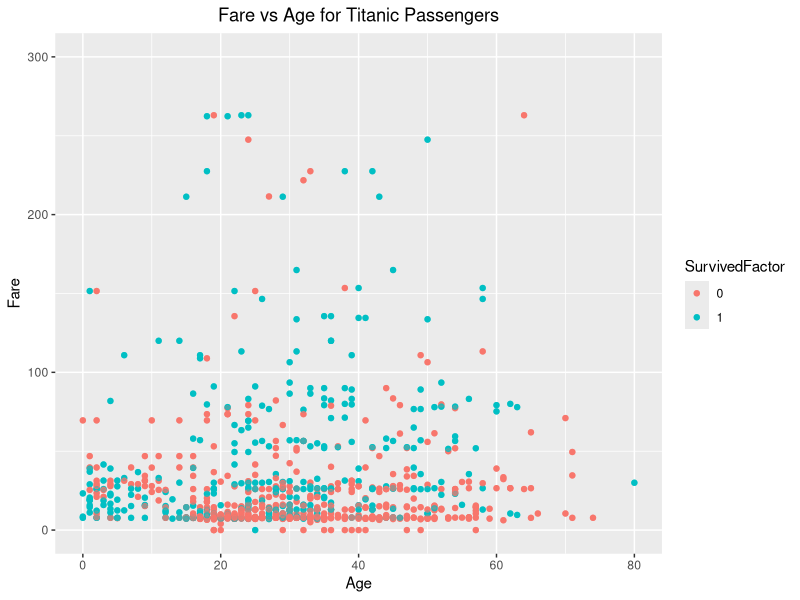
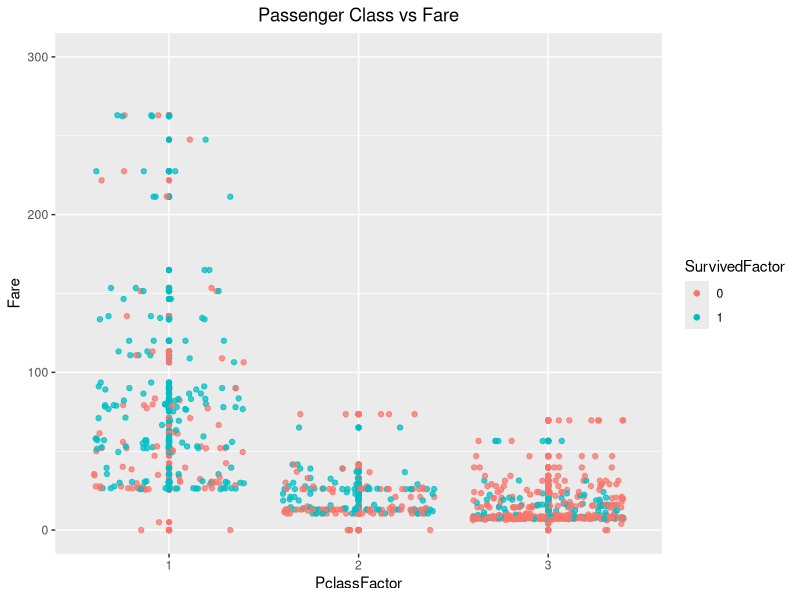
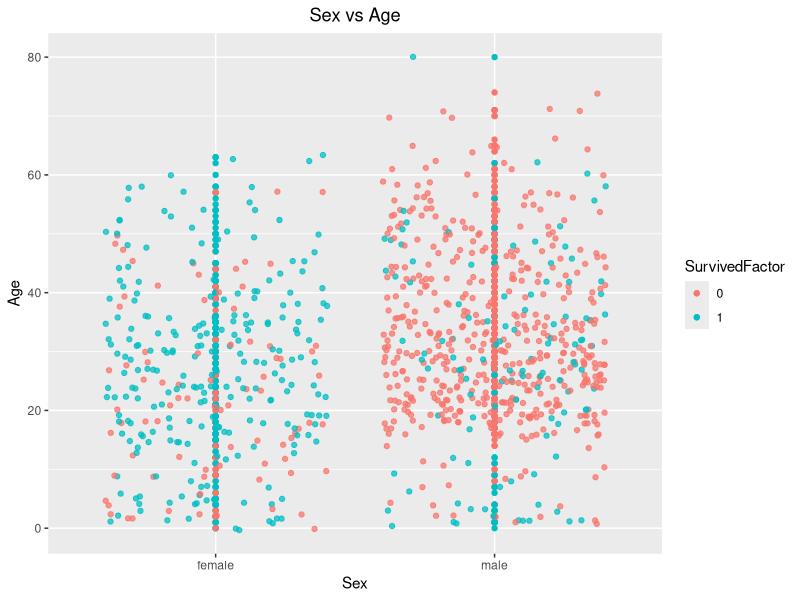
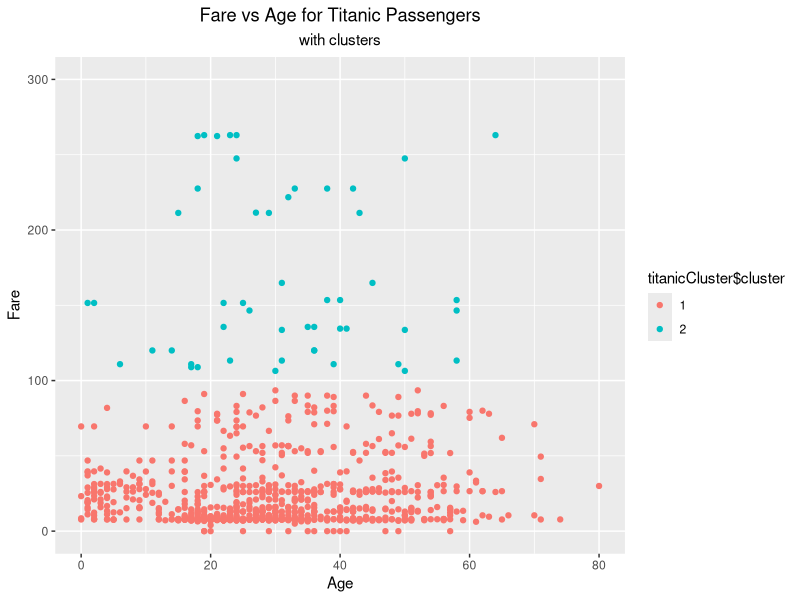

These figures' R source, in order:
## ---- chunk 1
knitr::opts_chunk$set(echo = TRUE)
library("ggplot2")
library("lattice")
theme_update(plot.title = element_text(hjust = 0.5))
theme_update(plot.subtitle = element_text(hjust = 0.5))
## ---- chunk 2
titanic.df <- read.csv("titanic.csv",header=TRUE)

# inspect the different attributes of the data set given
attributes(titanic.df)$names

# make "Survived" and "Pclass" into factors, as they are currently numerical
titanic.df = within(titanic.df, {SurvivedFactor = factor(Survived)})
titanic.df = within(titanic.df, {PclassFactor = factor(Pclass)})

## ---- chunk 3
# Fare vs Age
p = qplot(Age, Fare, data=titanic.df, colour=SurvivedFactor, na.rm=TRUE) 
p + ggtitle("Fare vs Age for Titanic Passengers") + geom_point(alpha = 0.5, na.rm=TRUE) + ylim(0, 300)
## ---- chunk 4
# Pclass vs Fare
# The three points that aren't in range were all class 1 and all survived
q = qplot(PclassFactor, Fare, data=titanic.df, colour=SurvivedFactor, na.rm=TRUE)
q + geom_jitter(alpha = 0.75, na.rm=TRUE) + ggtitle("Passenger Class vs Fare") + ylim(0, 300) 
## ---- chunk 5
# Sex vs Age
r = qplot(Sex, Age, data=titanic.df, colour=SurvivedFactor)
r + geom_jitter(alpha = 0.75) + ggtitle("Sex vs Age")
## ---- chunk 6
set.seed(99) # sets a seed for random number generator
## ---- chunk 7
# perform a k-means clustering with 20 iterations, using only the "Age" and "Fare" attributes
titanicCluster = kmeans(titanic.df[c(6,10)], 2, nstart = 20, iter.max = 20)
## ---- chunk 8
titanicCluster$size    # size of each cluster
titanicCluster$centers    # means of each cluster
## ---- chunk 9
# columns are survived/not survived, rows are the two clusters created
table(titanicCluster$cluster, titanic.df$SurvivedFactor)
## ---- chunk 10
# scatter plot of the two clusters in Age vs Fare attributes
titanicCluster$cluster <- as.factor(titanicCluster$cluster)
q = qplot(Age, Fare, data=titanic.df, colour = titanicCluster$cluster, na.rm = TRUE)
q + ggtitle("Fare vs Age for Titanic Passengers", subtitle = "with clusters") + ylim(0, 300)
## ---- chunk 11
# perform a k-means clustering with 20 iterations, using only the "Age" and "Fare" attributes
titanicCluster = kmeans(titanic.df[c(6,10)], 2, nstart = 20, iter.max = 20)
